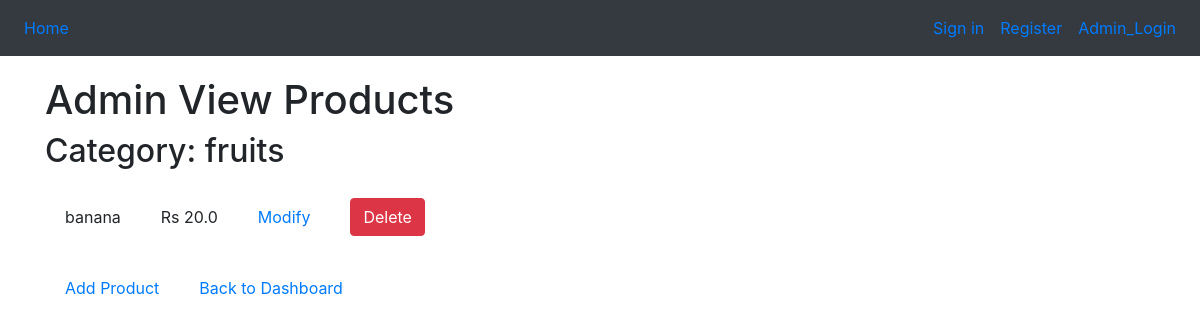
Page /admin_view_products/3 (signed in) on the committed database.
### tables this page shows
CREATE TABLE "categories" (
	"categoryId"	INTEGER,
	"name"	TEXT,
	PRIMARY KEY("categoryId")
);

CREATE TABLE "products" (
	"productId"	INTEGER,
	"name"	TEXT,
	"price"	REAL,
	"stock"	INTEGER,
	"categoryId"	INTEGER,
	PRIMARY KEY("productId" AUTOINCREMENT),
	FOREIGN KEY("categoryId") REFERENCES "categories"("categoryId")
);

### app.py (the view)
@app.route('/admin_view_products/<int:category_id>')
def admin_view_products(category_id):
    conn = sqlite3.connect('database.db')
    cursor = conn.cursor()
    cursor.execute("SELECT name FROM categories WHERE categoryId=?", (category_id,))
    category_name = cursor.fetchone()[0]
    cursor.execute("SELECT * FROM products WHERE categoryId=?", (category_id,))
    products = cursor.fetchall()
    conn.close()
    return render_template('admin_view_products.html', category_id=category_id, category_name=category_name, products=products)

### templates/admin_view_products.html (shortened to what this page needs)
{% extends "header.html" %}
{% block body %}
<div class="container" style="padding-top:20px;">
  <h1>Admin View Products</h1>
  <h2>Category: {{ category_name }}</h2>
  <table class="product-table">
    <tbody>
      {% for product in products %}
      <tr>
        <td>{{ product[1] }}</td>
        <td>Rs {{ product[2] }}</td>
        <td>
          <a href="{{ url_for('modify_product', product_id=product[0]) }}">Modify</a> </td>
          <td><form action="{{ url_for('delete_product', product_id=product[0]) }}" method="POST" onsubmit="return confirm('Are you sure you want to delete this product?');">
            <button type="submit" class="btn btn-danger">Delete</button>
          </form>
        </td>
      </tr>
      {% endfor %}
    </tbody>
  </table>
  <table>
  <td><a href="{{ url_for('add_product', category_id=category_id) }}">Add Product</a></td>
  <td><a href="{{ url_for('admin_dashboard') }}">Back to Dashboard</a></td>
  </table>
</div>
{% endblock %}

### templates/admin_view_products.html (style rules this page uses)
td { padding:20px }

### rows in the picture
categories: name "fruits"
products: name "banana", price "20.0"
